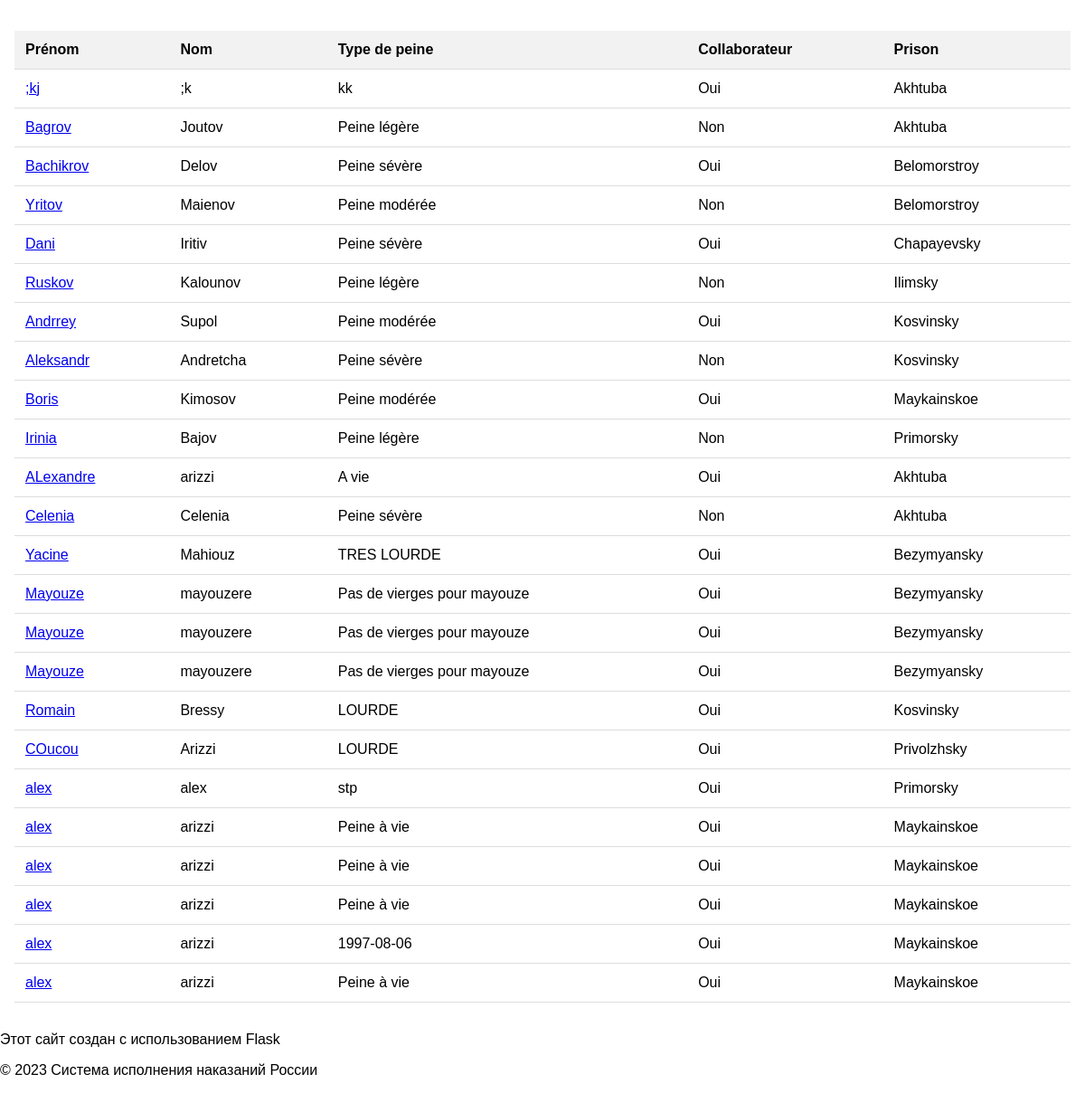
The page /Touslesprisonniers (lower part) on the database as committed earlier.
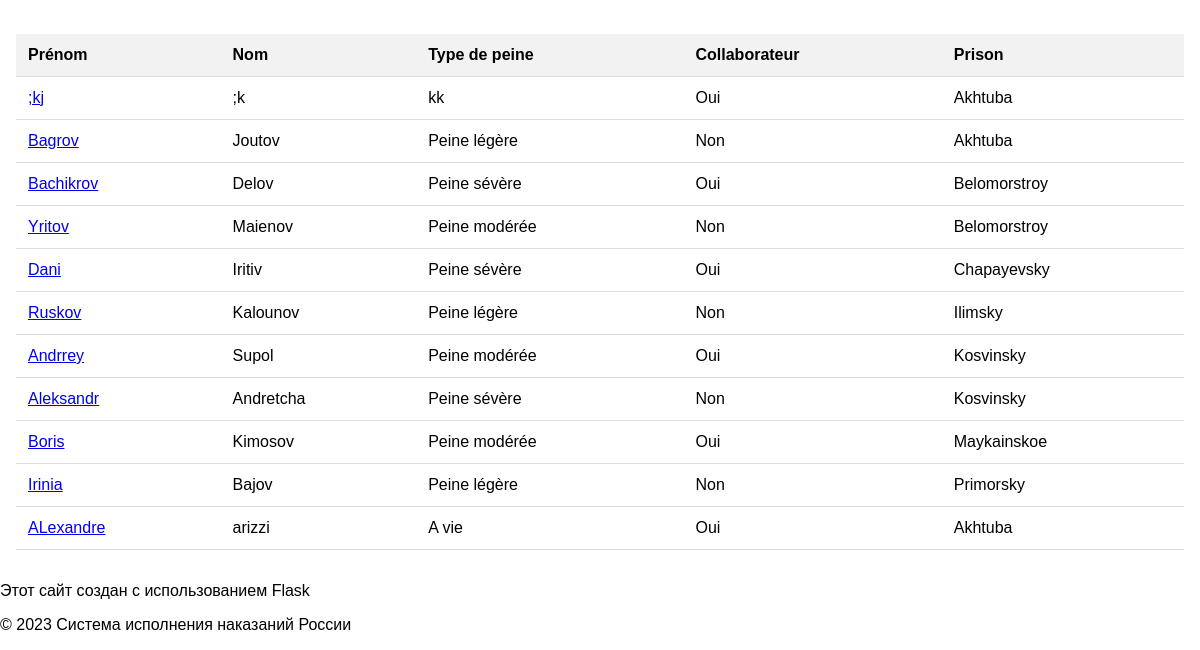
The same page on the database as committed later.
### tables this page shows
CREATE TABLE "prisonners" (
	"id"	INTEGER,
	"prenom"	VARCHAR(100),
	"nom"	VARCHAR(100),
	"birthday"	DATE,
	"type_de_peine"	VARCHAR(100),
	"collaborateur"	BOOLEAN,
	"prison_id"	INT,
	"image"	TEXT,
	"isAlive"	INTEGER,
	FOREIGN KEY("prison_id") REFERENCES "prison"("id"),
	PRIMARY KEY("id" AUTOINCREMENT)
);

CREATE TABLE prison (
	id INTEGER PRIMARY KEY AUTOINCREMENT,
	name_prison VARCHAR(200),
	oblast VARCHAR(100),
	number_of_prisonners INT,
	capacityPrison INT,
	prison_Type VARCHAR(100)
);

### app.py (the view)
@app.route("/Touslesprisonniers", methods=['GET', 'POST'])
def Touslesprisonniers():
    if request.method=="GET":
        prisons=func.Prison.getAllPrisons()
        nom_ville=request.args.get('prisonFilter', default="", type=str)
        if(nom_ville != ""):
            filteredPrisonners=func.Prisonnier.getPrisonnersFilteredByPrison(nom_ville)
            return render_template("Touslesprisonniers.html", prisonniers=filteredPrisonners, prisons=prisons)
        else:
            prisonniers=func.Prisonnier.getAllPrisonners()
            return render_template("Touslesprisonniers.html", prisonniers=prisonniers, prisons=prisons)

### classes.py (called while the page is built)
def connect_database(database_path):
    return sqlite3.connect(database_path)

    def getAllPrisons():
        conn =connect_database('goodDB.db')
        cursor = conn.cursor()
        prisons=cursor.execute("SELECT * FROM prison").fetchall()
        return prisons

    def getAllPrisonners():
        conn = connect_database('goodDB.db')
        cursor = conn.cursor()
        query = """
        SELECT prisonners.id, prisonners.prenom, prisonners.nom, prisonners.type_de_peine,
               prisonners.collaborateur, prison.name_prison
        FROM prisonners
        JOIN prison ON prisonners.prison_id = prison.id
        """
        prisonners = cursor.execute(query).fetchall()
        conn.close()  # N'oubliez pas de fermer la connexion après utilisation
        return prisonners

### templates/Touslesprisonniers.html (shortened to what this page needs)
<!DOCTYPE html>
<html lang="en">
<head>
</head>
<body>
{% extends 'layout.html' %}
{% block content %}
    <div class="prisoner-container">
        {% if prisonniers %}
            <table>
                <thead>
                    <tr>
                        <th>Prénom</th>
                        <th>Nom</th>
                        <th>Type de peine</th>
                        <th>Collaborateur</th>
                        <th>Prison</th>
                    </tr>
                </thead>
                <tbody>
                    {% for prisonnier in prisonniers %}
                        <tr>
                            <td><a href="http://localhost:5000/ConsultPrisonner?id={{prisonnier[0]}}">{{ prisonnier[1] }}</a></td>
                            <td>{{ prisonnier[2] }}</td>
                            <td>{{ prisonnier[3] }}</td>
                            <td>{{ 'Oui' if prisonnier[4] else 'Non' }}</td>
                            <td>{{ prisonnier[5] }}</td>
                        </tr>
                    {% endfor %}
                </tbody>
            </table>
        {% else %}
            <p>Aucun prisonnier trouvé.</p>
        {% endif %}
    </div>
{% endblock %}

### templates/layout.html (shortened to what this page needs)
<!DOCTYPE html>
<html lang="en">
<head>
</head>
<body>
<div style="padding: 16px;">
    {% block content %}{% endblock %}
</div>
<footer>
    <p>Этот сайт создан с использованием Flask</p>
    <p>&copy; 2023 Система исполнения наказаний России</p>
</footer>
</body>
</html>

### templates/Touslesprisonniers.html (style rules this page uses)
.prisoner-container { display: flex; flex-wrap: wrap; gap: 16px; justify-content: space-around; }
table { width: 100%; border-collapse: collapse; margin-top: 16px; }
th, td { padding: 12px; text-align: left; border-bottom: 1px solid #ddd; }
th { background-color: #f2f2f2; }

### templates/layout.html (style rules this page uses)
body { font-family: Arial, sans-serif; margin: 0; padding: 0; box-sizing: border-box; }

Rows that differ between the two databases and show on the page:
removed prisonners: prenom "Celenia", nom "Celenia", type_de_peine "Peine sévère", value "Non", name_prison "Akhtuba"
removed prisonners: prenom "Yacine", nom "Mahiouz", type_de_peine "TRES LOURDE", collaborateur "Oui", name_prison "Bezymyansky"
removed prisonners: prenom "Mayouze", nom "mayouzere", type_de_peine "Pas de vierges pour mayouze", collaborateur "Oui", name_prison "Bezymyansky"
removed prisonners: prenom "Mayouze", nom "mayouzere", type_de_peine "Pas de vierges pour mayouze", collaborateur "Oui", name_prison "Bezymyansky"
removed prisonners: prenom "Mayouze", nom "mayouzere", type_de_peine "Pas de vierges pour mayouze", collaborateur "Oui", name_prison "Bezymyansky"
removed prisonners: prenom "Romain", nom "Bressy", type_de_peine "LOURDE", collaborateur "Oui", name_prison "Kosvinsky"
removed prisonners: prenom "COucou", nom "Arizzi", type_de_peine "LOURDE", collaborateur "Oui", name_prison "Privolzhsky"
removed prisonners: prenom "alex", nom "alex", type_de_peine "stp", collaborateur "Oui", name_prison "Primorsky"
removed prisonners: prenom "alex", nom "arizzi", type_de_peine "Peine à vie", collaborateur "Oui", name_prison "Maykainskoe"
removed prisonners: prenom "alex", nom "arizzi", type_de_peine "Peine à vie", collaborateur "Oui", name_prison "Maykainskoe"
removed prisonners: prenom "alex", nom "arizzi", type_de_peine "Peine à vie", collaborateur "Oui", name_prison "Maykainskoe"
removed prisonners: prenom "alex", nom "arizzi", type_de_peine "1997-08-06", collaborateur "Oui", name_prison "Maykainskoe"
removed prisonners: prenom "alex", nom "arizzi", type_de_peine "Peine à vie", collaborateur "Oui", name_prison "Maykainskoe"
